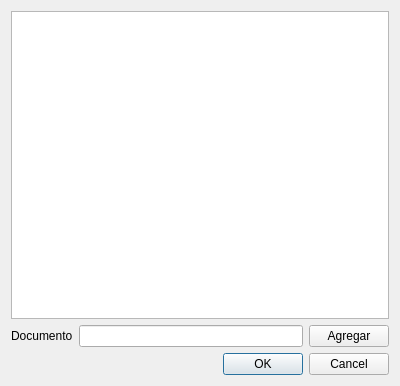
<?xml version="1.0" encoding="UTF-8"?>
<ui version="4.0">
 <class>DialogLIstaDNIS</class>
 <widget class="QDialog" name="DialogLIstaDNIS">
  <property name="geometry">
   <rect>
    <x>0</x>
    <y>0</y>
    <width>400</width>
    <height>386</height>
   </rect>
  </property>
  <property name="windowTitle">
   <string>Dialog</string>
  </property>
  <layout class="QVBoxLayout" name="verticalLayout">
   <item>
    <widget class="QListWidget" name="lstDocuments"/>
   </item>
   <item>
    <layout class="QHBoxLayout" name="horizontalLayout">
     <item>
      <widget class="QLabel" name="label">
       <property name="text">
        <string>Documento</string>
       </property>
      </widget>
     </item>
     <item>
      <widget class="QLineEdit" name="txtDocument"/>
     </item>
     <item>
      <widget class="QPushButton" name="btnAddDocument">
       <property name="text">
        <string>Agregar</string>
       </property>
      </widget>
     </item>
    </layout>
   </item>
   <item>
    <widget class="QDialogButtonBox" name="buttonBox">
     <property name="orientation">
      <enum>Qt::Horizontal</enum>
     </property>
     <property name="standardButtons">
      <set>QDialogButtonBox::Cancel|QDialogButtonBox::Ok</set>
     </property>
    </widget>
   </item>
  </layout>
 </widget>
 <resources/>
 <connections>
  <connection>
   <sender>buttonBox</sender>
   <signal>accepted()</signal>
   <receiver>DialogLIstaDNIS</receiver>
   <slot>accept()</slot>
   <hints>
    <hint type="sourcelabel">
     <x>248</x>
     <y>254</y>
    </hint>
    <hint type="destinationlabel">
     <x>157</x>
     <y>274</y>
    </hint>
   </hints>
  </connection>
  <connection>
   <sender>buttonBox</sender>
   <signal>rejected()</signal>
   <receiver>DialogLIstaDNIS</receiver>
   <slot>reject()</slot>
   <hints>
    <hint type="sourcelabel">
     <x>316</x>
     <y>260</y>
    </hint>
    <hint type="destinationlabel">
     <x>286</x>
     <y>274</y>
    </hint>
   </hints>
  </connection>
 </connections>
</ui>
